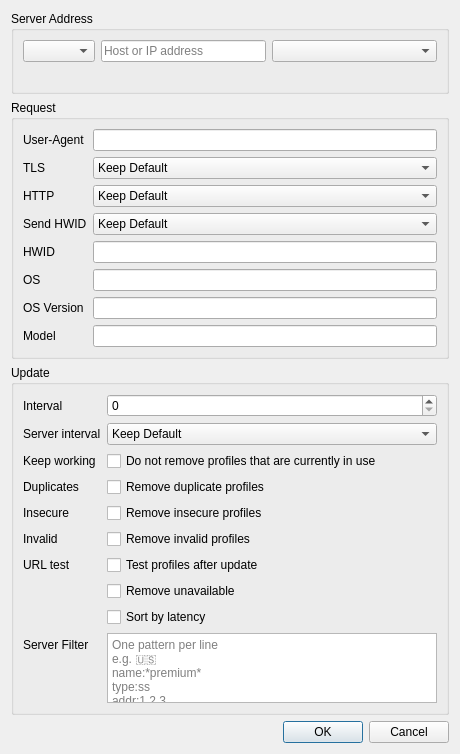
<?xml version="1.0" encoding="UTF-8"?>
<ui version="4.0">
 <class>DialogEditGroupAdvanced</class>
 <widget class="QDialog" name="DialogEditGroupAdvanced">
  <property name="geometry">
   <rect>
    <x>0</x>
    <y>0</y>
    <width>460</width>
    <height>720</height>
   </rect>
  </property>
  <property name="windowTitle">
   <string>Advanced Group Settings</string>
  </property>
  <layout class="QVBoxLayout" name="verticalLayout">
   <item>
    <widget class="QGroupBox" name="endpoint_box">
     <property name="title">
      <string>Server Address</string>
     </property>
     <layout class="QVBoxLayout" name="endpoint_layout">
      <item>
       <layout class="QHBoxLayout" name="endpoint_row" stretch="0,1,1,0">
        <item>
         <widget class="QComboBox" name="endpoint_mode"/>
        </item>
        <item>
         <widget class="MyLineEdit" name="endpoint_address">
          <property name="placeholderText">
           <string>Host or IP address</string>
          </property>
         </widget>
        </item>
        <item>
         <widget class="QComboBox" name="endpoint_list"/>
        </item>
        <item>
         <spacer name="endpoint_spacer">
          <property name="orientation">
           <enum>Qt::Orientation::Horizontal</enum>
          </property>
          <property name="sizeHint" stdset="0">
           <size>
            <width>0</width>
            <height>0</height>
           </size>
          </property>
         </spacer>
        </item>
       </layout>
      </item>
      <item>
       <widget class="QLabel" name="endpoint_hint">
        <property name="textFormat">
         <enum>Qt::TextFormat::PlainText</enum>
        </property>
        <property name="wordWrap">
         <bool>true</bool>
        </property>
        <property name="colorRole" stdset="0">
         <string notr="true">muted</string>
        </property>
       </widget>
      </item>
     </layout>
    </widget>
   </item>
   <item>
    <widget class="QGroupBox" name="request_box">
     <property name="title">
      <string>Request</string>
     </property>
     <layout class="QFormLayout" name="request_layout">
      <item row="0" column="0">
       <widget class="QLabel" name="user_agent_l">
        <property name="text">
         <string>User-Agent</string>
        </property>
       </widget>
      </item>
      <item row="0" column="1">
       <widget class="MyLineEdit" name="user_agent"/>
      </item>
      <item row="1" column="0">
       <widget class="QLabel" name="tls_version_l">
        <property name="text">
         <string>TLS</string>
        </property>
       </widget>
      </item>
      <item row="1" column="1">
       <widget class="QComboBox" name="tls_version">
        <item>
         <property name="text">
          <string>Keep Default</string>
         </property>
        </item>
        <item>
         <property name="text">
          <string>Automatic</string>
         </property>
        </item>
        <item>
         <property name="text">
          <string>TLS 1.2</string>
         </property>
        </item>
        <item>
         <property name="text">
          <string>TLS 1.3</string>
         </property>
        </item>
       </widget>
      </item>
      <item row="2" column="0">
       <widget class="QLabel" name="http_version_l">
        <property name="text">
         <string>HTTP</string>
        </property>
       </widget>
      </item>
      <item row="2" column="1">
       <widget class="QComboBox" name="http_version">
        <item>
         <property name="text">
          <string>Keep Default</string>
         </property>
        </item>
        <item>
         <property name="text">
          <string>Automatic</string>
         </property>
        </item>
        <item>
         <property name="text">
          <string>HTTP/1.1</string>
         </property>
        </item>
       </widget>
      </item>
      <item row="3" column="0">
       <widget class="QLabel" name="send_hwid_l">
        <property name="text">
         <string>Send HWID</string>
        </property>
       </widget>
      </item>
      <item row="3" column="1">
       <widget class="QComboBox" name="send_hwid">
        <item>
         <property name="text">
          <string>Keep Default</string>
         </property>
        </item>
        <item>
         <property name="text">
          <string>On</string>
         </property>
        </item>
        <item>
         <property name="text">
          <string>Off</string>
         </property>
        </item>
       </widget>
      </item>
      <item row="4" column="0">
       <widget class="QLabel" name="hwid_l">
        <property name="text">
         <string>HWID</string>
        </property>
       </widget>
      </item>
      <item row="4" column="1">
       <widget class="MyLineEdit" name="hwid"/>
      </item>
      <item row="5" column="0">
       <widget class="QLabel" name="hwid_os_l">
        <property name="text">
         <string>OS</string>
        </property>
       </widget>
      </item>
      <item row="5" column="1">
       <widget class="MyLineEdit" name="hwid_os"/>
      </item>
      <item row="6" column="0">
       <widget class="QLabel" name="hwid_os_version_l">
        <property name="text">
         <string>OS Version</string>
        </property>
       </widget>
      </item>
      <item row="6" column="1">
       <widget class="MyLineEdit" name="hwid_os_version"/>
      </item>
      <item row="7" column="0">
       <widget class="QLabel" name="hwid_model_l">
        <property name="text">
         <string>Model</string>
        </property>
       </widget>
      </item>
      <item row="7" column="1">
       <widget class="MyLineEdit" name="hwid_model"/>
      </item>
     </layout>
    </widget>
   </item>
   <item>
    <widget class="QGroupBox" name="update_box">
     <property name="title">
      <string>Update</string>
     </property>
     <layout class="QFormLayout" name="update_layout">
      <item row="0" column="0">
       <widget class="QLabel" name="update_interval_l">
        <property name="text">
         <string>Interval</string>
        </property>
       </widget>
      </item>
      <item row="0" column="1">
       <widget class="QSpinBox" name="update_interval">
        <property name="maximum">
         <number>10080</number>
        </property>
        <property name="singleStep">
         <number>30</number>
        </property>
       </widget>
      </item>
      <item row="1" column="0">
       <widget class="QLabel" name="server_interval_l">
        <property name="text">
         <string>Server interval</string>
        </property>
        <property name="toolTip">
         <string>Whether to follow the interval suggested by the subscription server.</string>
        </property>
       </widget>
      </item>
      <item row="1" column="1">
       <widget class="QComboBox" name="server_interval">
        <item>
         <property name="text">
          <string>Keep Default</string>
         </property>
        </item>
        <item>
         <property name="text">
          <string>Respect</string>
         </property>
        </item>
        <item>
         <property name="text">
          <string>Ignore</string>
         </property>
        </item>
       </widget>
      </item>
      <item row="2" column="0">
       <widget class="QLabel" name="keep_working_l">
        <property name="text">
         <string>Keep working</string>
        </property>
       </widget>
      </item>
      <item row="2" column="1">
       <widget class="QCheckBox" name="keep_working">
        <property name="text">
         <string>Do not remove profiles that are currently in use</string>
        </property>
       </widget>
      </item>
      <item row="3" column="0">
       <widget class="QLabel" name="remove_duplicates_l">
        <property name="text">
         <string>Duplicates</string>
        </property>
       </widget>
      </item>
      <item row="3" column="1">
       <widget class="QCheckBox" name="remove_duplicates">
        <property name="text">
         <string>Remove duplicate profiles</string>
        </property>
       </widget>
      </item>
      <item row="4" column="0">
       <widget class="QLabel" name="remove_insecure_l">
        <property name="text">
         <string>Insecure</string>
        </property>
       </widget>
      </item>
      <item row="4" column="1">
       <widget class="QCheckBox" name="remove_insecure">
        <property name="text">
         <string>Remove insecure profiles</string>
        </property>
       </widget>
      </item>
      <item row="5" column="0">
       <widget class="QLabel" name="remove_invalid_l">
        <property name="text">
         <string>Invalid</string>
        </property>
       </widget>
      </item>
      <item row="5" column="1">
       <widget class="QCheckBox" name="remove_invalid">
        <property name="text">
         <string>Remove invalid profiles</string>
        </property>
       </widget>
      </item>
      <item row="6" column="0">
       <widget class="QLabel" name="url_test_l">
        <property name="text">
         <string>URL test</string>
        </property>
       </widget>
      </item>
      <item row="6" column="1">
       <widget class="QCheckBox" name="url_test">
        <property name="text">
         <string>Test profiles after update</string>
        </property>
       </widget>
      </item>
      <item row="7" column="1">
       <layout class="QVBoxLayout" name="url_test_follow_ups">
        <item>
         <widget class="QCheckBox" name="remove_unavailable">
          <property name="text">
           <string>Remove unavailable</string>
          </property>
         </widget>
        </item>
        <item>
         <widget class="QCheckBox" name="sort_by_latency">
          <property name="text">
           <string>Sort by latency</string>
          </property>
         </widget>
        </item>
       </layout>
      </item>
      <item row="8" column="0">
       <widget class="QLabel" name="server_filter_l">
        <property name="text">
         <string>Server Filter</string>
        </property>
        <property name="toolTip">
         <string>One pattern per line. Matching profiles are excluded from this group on update. Supports plain text, wildcards (* ?), re:regex, /regex/i, and name:/type:/addr:/any: prefixes.</string>
        </property>
       </widget>
      </item>
      <item row="8" column="1">
       <widget class="QPlainTextEdit" name="server_filter">
        <property name="placeholderText">
         <string>One pattern per line&#10;e.g. 🇺🇸&#10;name:*premium*&#10;type:ss&#10;addr:1.2.3.&#10;re:^(?i)blocked</string>
        </property>
        <property name="tabChangesFocus">
         <bool>true</bool>
        </property>
       </widget>
      </item>
     </layout>
    </widget>
   </item>
   <item>
    <spacer name="verticalSpacer">
     <property name="orientation">
      <enum>Qt::Orientation::Vertical</enum>
     </property>
     <property name="sizeHint" stdset="0">
      <size>
       <width>0</width>
       <height>0</height>
      </size>
     </property>
    </spacer>
   </item>
   <item>
    <widget class="QDialogButtonBox" name="buttonBox">
     <property name="standardButtons">
      <set>QDialogButtonBox::StandardButton::Cancel|QDialogButtonBox::StandardButton::Ok</set>
     </property>
    </widget>
   </item>
  </layout>
 </widget>
 <customwidgets>
  <customwidget>
   <class>MyLineEdit</class>
   <extends>QLineEdit</extends>
   <header>include/ui/utils/MyLineEdit.h</header>
  </customwidget>
 </customwidgets>
 <tabstops>
  <tabstop>endpoint_mode</tabstop>
  <tabstop>endpoint_address</tabstop>
  <tabstop>endpoint_list</tabstop>
  <tabstop>user_agent</tabstop>
  <tabstop>tls_version</tabstop>
  <tabstop>http_version</tabstop>
  <tabstop>send_hwid</tabstop>
  <tabstop>hwid</tabstop>
  <tabstop>hwid_os</tabstop>
  <tabstop>hwid_os_version</tabstop>
  <tabstop>hwid_model</tabstop>
  <tabstop>update_interval</tabstop>
  <tabstop>server_interval</tabstop>
  <tabstop>keep_working</tabstop>
  <tabstop>remove_duplicates</tabstop>
  <tabstop>remove_insecure</tabstop>
  <tabstop>remove_invalid</tabstop>
  <tabstop>url_test</tabstop>
  <tabstop>remove_unavailable</tabstop>
  <tabstop>sort_by_latency</tabstop>
  <tabstop>server_filter</tabstop>
 </tabstops>
 <resources/>
 <connections>
  <connection>
   <sender>buttonBox</sender>
   <signal>accepted()</signal>
   <receiver>DialogEditGroupAdvanced</receiver>
   <slot>accept()</slot>
   <hints>
    <hint type="sourcelabel">
     <x>229</x>
     <y>498</y>
    </hint>
    <hint type="destinationlabel">
     <x>229</x>
     <y>259</y>
    </hint>
   </hints>
  </connection>
  <connection>
   <sender>buttonBox</sender>
   <signal>rejected()</signal>
   <receiver>DialogEditGroupAdvanced</receiver>
   <slot>reject()</slot>
   <hints>
    <hint type="sourcelabel">
     <x>229</x>
     <y>498</y>
    </hint>
    <hint type="destinationlabel">
     <x>229</x>
     <y>259</y>
    </hint>
   </hints>
  </connection>
 </connections>
</ui>
